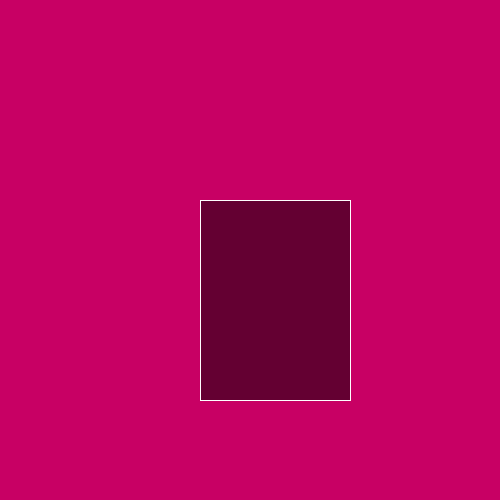
Frame 1 (no input)
Frame 60 (the mouse pressed at the canvas centre just before this capture): identical to frame 1, image omitted
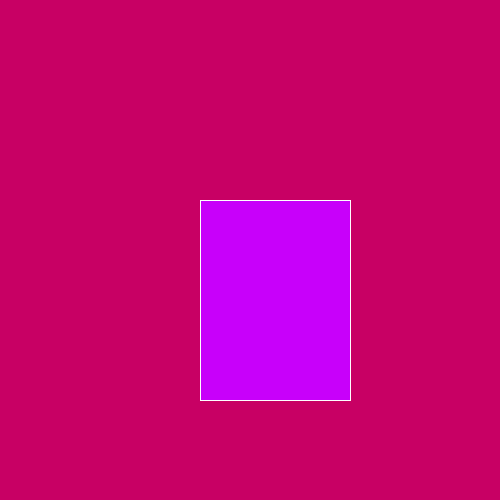
Frame 120 (the mouse held since frame 60 and released just before this capture)

The Processing sketch that drew these frames (run headless with seeded random() and noise(); from frame 60 on, the mouse is pressed at the canvas centre):

// Processing sketch: processing_61353
// ── processing_61353.pde

 
void setup() {
  size(500,500);
}
 
void draw() {
  background(200,0,100);
  stroke(255);
  fill(100,0,50);
  rect(200,200,150,200);
   
  if (mouseX > 200 && mouseX < 350 && mouseY > 200 && mouseY < 400) {
    fill(200,0,250);
    rect(200,200,150,200);
    }

} 
